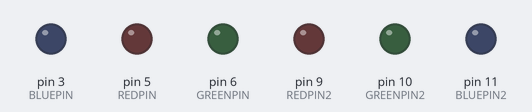
Simulated run of this sketch. Board: Arduino Uno, built with avr-gcc and run on an emulated ATmega328P. On the bench: output pins drawn as LEDs (lit = HIGH).

Above: at 0.15 s.
At 1.05 s:
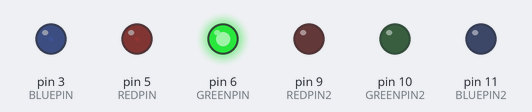
At 2.25 s:
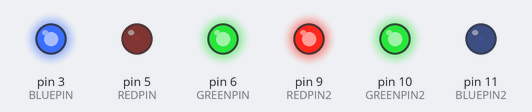
At 4.05 s:
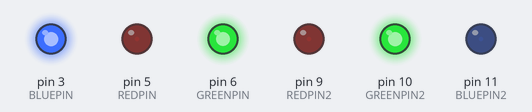
At 6.15 s:
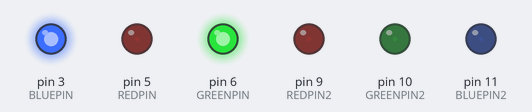
At 7.96 s:
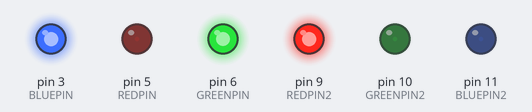
Timing chart, 0 to 8.0 s (numbered marks = the images above):
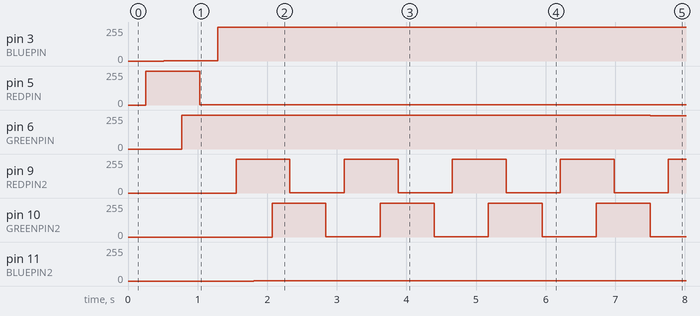

Measured:
- by itself, pin 3 (BLUEPIN): 0/255 → 1/255 at 0.52 s, → 255/255 0.78 s later
- by itself, pin 5 (REDPIN): 0/255 → 255/255 at 0.26 s, → 1/255 0.77 s later
- by itself, pin 9 (REDPIN2), pin 10 (GREENPIN2): alternates 255/255 for 0.77 s and 1/255 for 0.78 s
- by itself, pin 11 (BLUEPIN2): 0/255 → 1/255 at 1.8 s
- by itself, pin 6 (GREENPIN): 0/255 → 255/255 at 0.77 s, → 254/255 2.1 s later, → 253/255 1.6 s later, → 252/255 1.6 s later, … (5 changes in this stretch)

The sketch:

sketch_may29a.ino
```cpp
    // color swirl! connect an RGB LED to the PWM pins as indicated
    // in the #defines
    // public domain, enjoy!

    #define REDPIN 5
    #define GREENPIN 6
    #define BLUEPIN 3

    #define REDPIN2 9
    #define GREENPIN2 10
    #define BLUEPIN2 11

    #define FADESPEED 1     // make this higher to slow down

    void setup() {
      pinMode(REDPIN, OUTPUT);
      pinMode(GREENPIN, OUTPUT);
      pinMode(BLUEPIN, OUTPUT);
    }


    void loop() {
      int r, g, b, r2, g2, b2;

      // fade from blue to violet
      for (r = 0; r < 256; r++) {
        analogWrite(REDPIN, r);
        delay(FADESPEED);
      }
      // fade from violet to red
      for (b = 255; b > 0; b--) {
        analogWrite(BLUEPIN, b);
        delay(FADESPEED);
      }
      // fade from red to yellow
      for (g = 0; g < 256; g++) {
        analogWrite(GREENPIN, g);
        delay(FADESPEED);
      }
      // fade from yellow to green
      for (r = 255; r > 0; r--) {
        analogWrite(REDPIN, r);
        delay(FADESPEED);
      }
      // fade from green to teal
      for (b = 0; b < 256; b++) {
        analogWrite(BLUEPIN, b);
        delay(FADESPEED);
      }
      // fade from teal to blue
      for (g = 255; g > 0; g--) {
        analogWrite(GREENPIN, g);
        delay(FADESPEED);

        //second RBG//

        // fade from blue to violet
      for (r2 = 0; r2 < 256; r2++) {
        analogWrite(REDPIN2, r2);
        delay(FADESPEED);
      }
      // fade from violet to red
      for (b2 = 255; b2 > 0; b2--) {
        analogWrite(BLUEPIN2, b2);
        delay(FADESPEED);
      }
      // fade from red to yellow
      for (g2 = 0; g2 < 256; g2++) {
        analogWrite(GREENPIN2, g2);
        delay(FADESPEED);
      }
      // fade from yellow to green
      for (r2 = 255; r2 > 0; r2--) {
        analogWrite(REDPIN2, r2);
        delay(FADESPEED);
      }
      // fade from green to teal
      for (b2 = 0; b2 < 256; b2++) {
        analogWrite(BLUEPIN, b2);
        delay(FADESPEED);
      }
      // fade from teal to blue
      for (g2 = 255; g2 > 0; g2--) {
        analogWrite(GREENPIN2, g2);
        delay(FADESPEED);
      }
      }
    }
```
